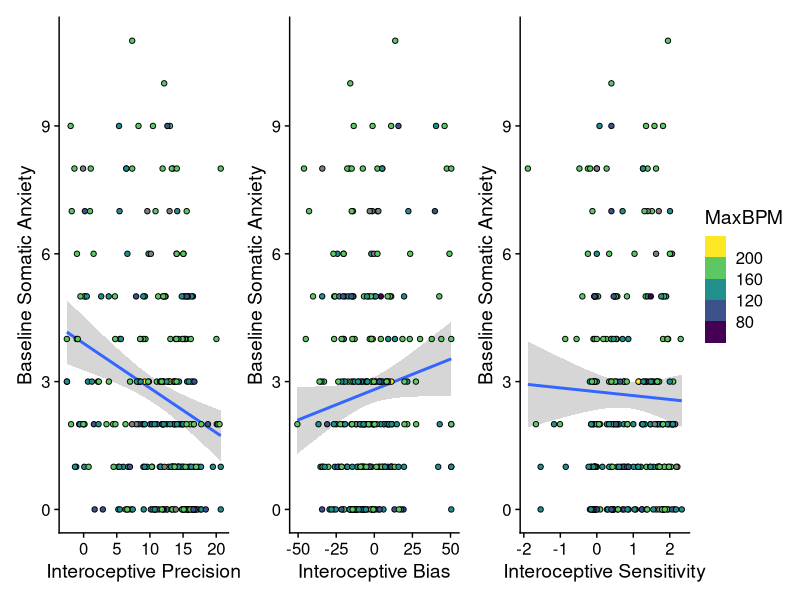
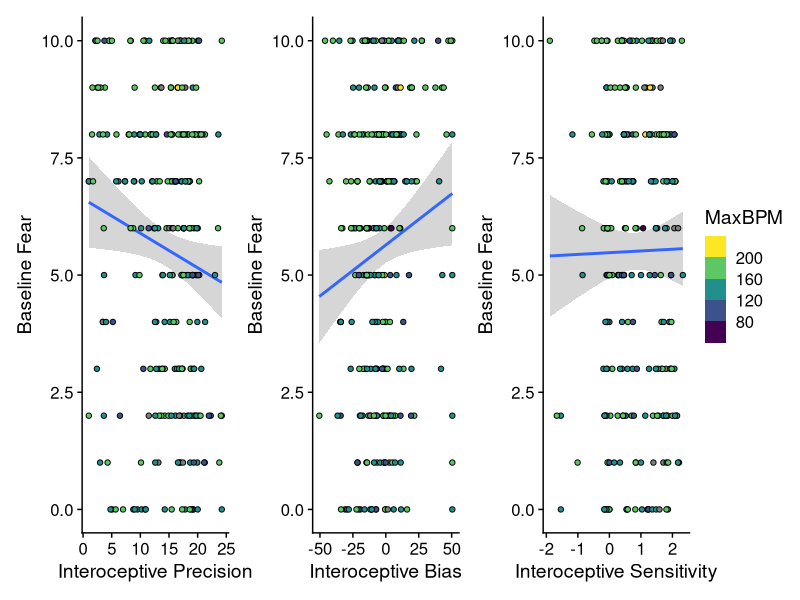
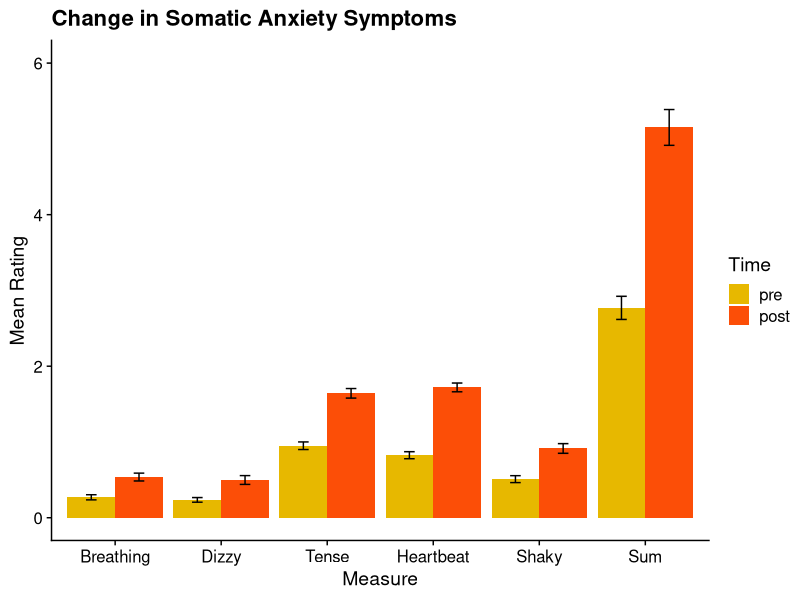
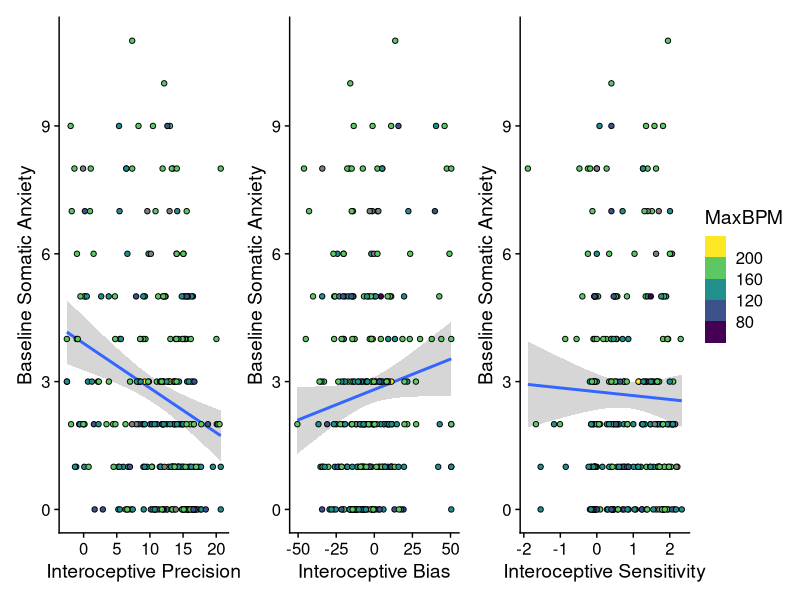
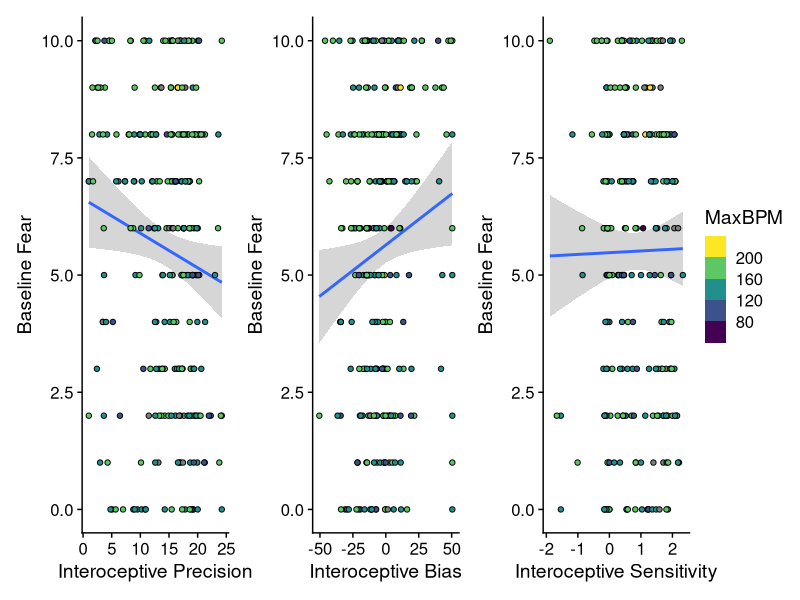
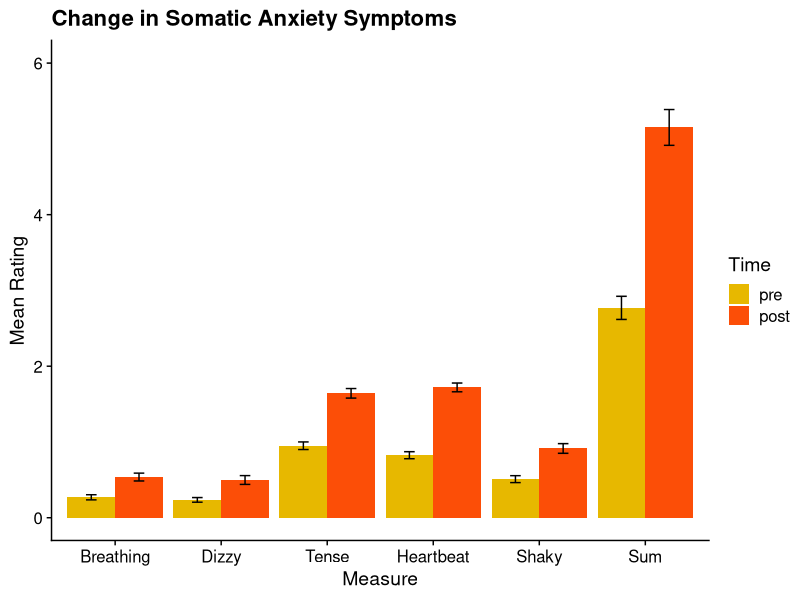

Generate these figures, in order, with R:
## ---- chunk 1
library(readr)
library(here)
library(tidyverse)
library(viridisLite)
library(cowplot)
library(patchwork)
library(dplyr)

haunted_data <- read_csv(here("data", "/summary_r.csv"))
head(haunted_data)



## ---- chunk 2

p1 <- ggplot(data = haunted_data, aes ( x = (1-PsiSlope)+20, y = pre_SympSum, fill =MaxBPM )) +
  scale_fill_viridis_b()+  
  theme_cowplot()+
  geom_smooth(method = "lm")+
  ylab("Baseline Somatic Anxiety")+
  xlab("Interoceptive Precision")+
  geom_point(shape = 21)


p2 <- ggplot(data = haunted_data, aes ( x = PsiThreshold, y = pre_SympSum, fill =MaxBPM )) +
  scale_fill_viridis_b()+  
  theme_cowplot()+
  geom_smooth(method = "lm")+
  ylab("Baseline Somatic Anxiety")+
  xlab("Interoceptive Bias")+
  geom_point(shape = 21)


p3 <- ggplot(data = haunted_data, aes ( x = d, y = pre_SympSum, fill =MaxBPM )) +
  scale_fill_viridis_b()+  
  theme_cowplot()+
  geom_smooth(method = "lm")+
  ylab("Baseline Somatic Anxiety")+
  xlab("Interoceptive Sensitivity")+
  geom_point(shape = 21)

p1+p2+p3 + plot_layout(guides = "collect")

ggsave(here("figs", "scatter_baseline.png"), height = 1200, width = 2400, dpi = 150, units = "px")
## ---- chunk 3
p1 <- ggplot(data = haunted_data, aes ( x = (1-PsiSlope)+max(PsiSlope), y = pre_RateScared, fill =MaxBPM )) +
  scale_fill_viridis_b()+  
  theme_cowplot()+
  geom_smooth(method = "lm")+
  ylab("Baseline Fear")+
  xlab("Interoceptive Precision")+
  geom_point(shape = 21)


p2 <- ggplot(data = haunted_data, aes ( x = PsiThreshold, y = pre_RateScared, fill =MaxBPM )) +
  scale_fill_viridis_b()+  
  theme_cowplot()+
  geom_smooth(method = "lm")+
  ylab("Baseline Fear")+
  xlab("Interoceptive Bias")+
  geom_point(shape = 21)


p3 <- ggplot(data = haunted_data, aes ( x = d, y =  pre_RateScared, fill =MaxBPM )) +
  scale_fill_viridis_b()+  
  theme_cowplot()+
  geom_smooth(method = "lm")+
  ylab("Baseline Fear")+
  xlab("Interoceptive Sensitivity")+
  geom_point(shape = 21)

tp <- p1+p2+p3 + plot_layout(guides = "collect")

tp

ggsave(here("figs", "scatter_baseline_fear.png"), height = 1200, width = 2400, dpi = 150, units = "px")


## ---- chunk 4

mat_data <- haunted_data %>%
  select(matches(".Symp.")) %>%
  pivot_longer(cols = everything(), 
               names_sep = "_", 
               names_to = c("Time", "Measure"),
               values_to = "Rating") %>%
  group_by(Time, Measure)  %>%
  summarise(meanRating = mean(Rating, na.rm=TRUE), 
            sdRating = sd(Rating, na.rm=TRUE), 
           num = n()) %>%
  mutate(seRating = sdRating/sqrt(num))

mat_data$Time <- factor(mat_data$Time,levels=c("pre","post"))

dodge <- position_dodge(width=0.9)
ggplot(data = mat_data, aes(x = Measure, y = meanRating, fill = Time)) +
  geom_bar(stat="identity", position=dodge) +
  geom_errorbar(aes(ymin = meanRating-seRating, ymax =  meanRating+seRating, fill = Time),
                position =dodge, width = 0.2) +
  scale_x_discrete(labels=c(
    "SympBreathing" = "Breathing", "SympDizzy" = "Dizzy", "SympNoRelax" ="Tense", "SympRapidHB" = "Heartbeat", "SympShaky" = "Shaky", "SympSum" = "Sum"))+
  scale_fill_manual(values = c("#E7B800", "#FC4E07"))+
  scale_y_continuous(limits = c(0,6)) +
  ylab("Mean Rating") +
  theme_cowplot() +
  ggtitle("Change in Somatic Anxiety Symptoms")

  #geom_boxplot()


ggsave(here("figs", "boxplot_time_fear.png"), height = 4, width = 6, dpi = 150, units = "in")
  
